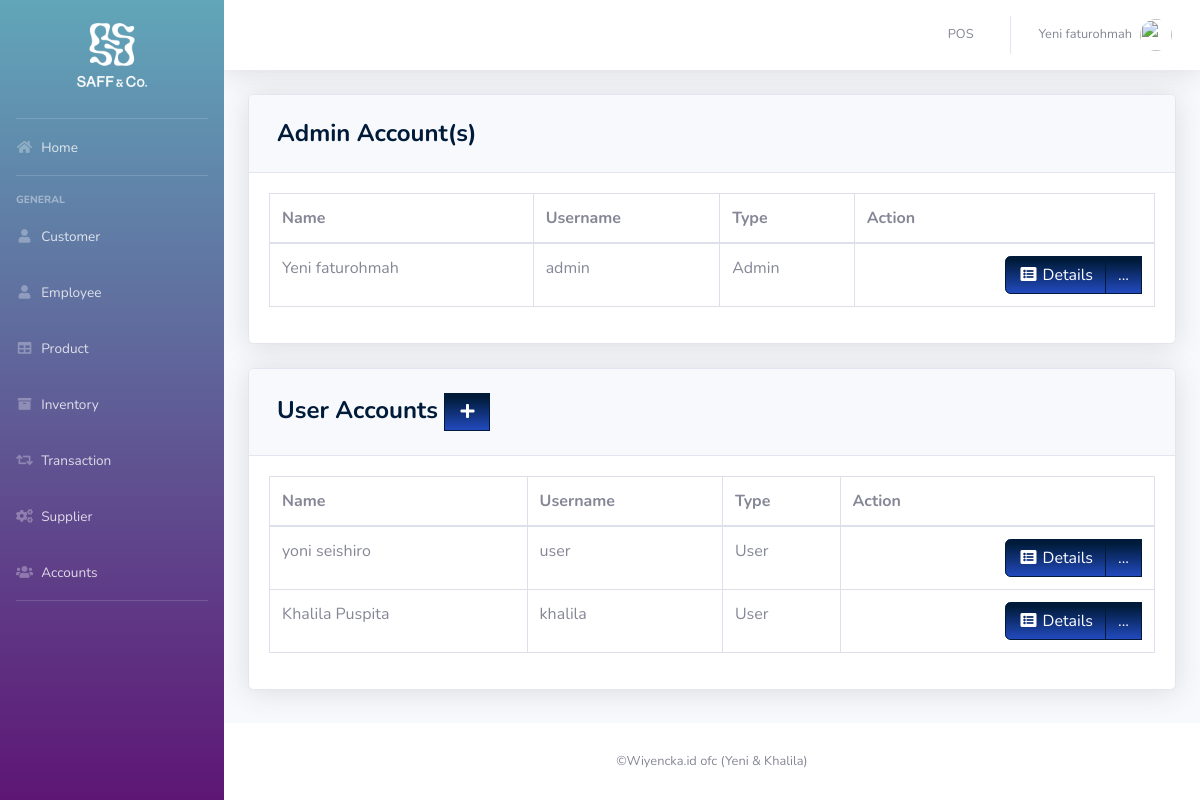
The app's page /php/user.php (signed in), older data.
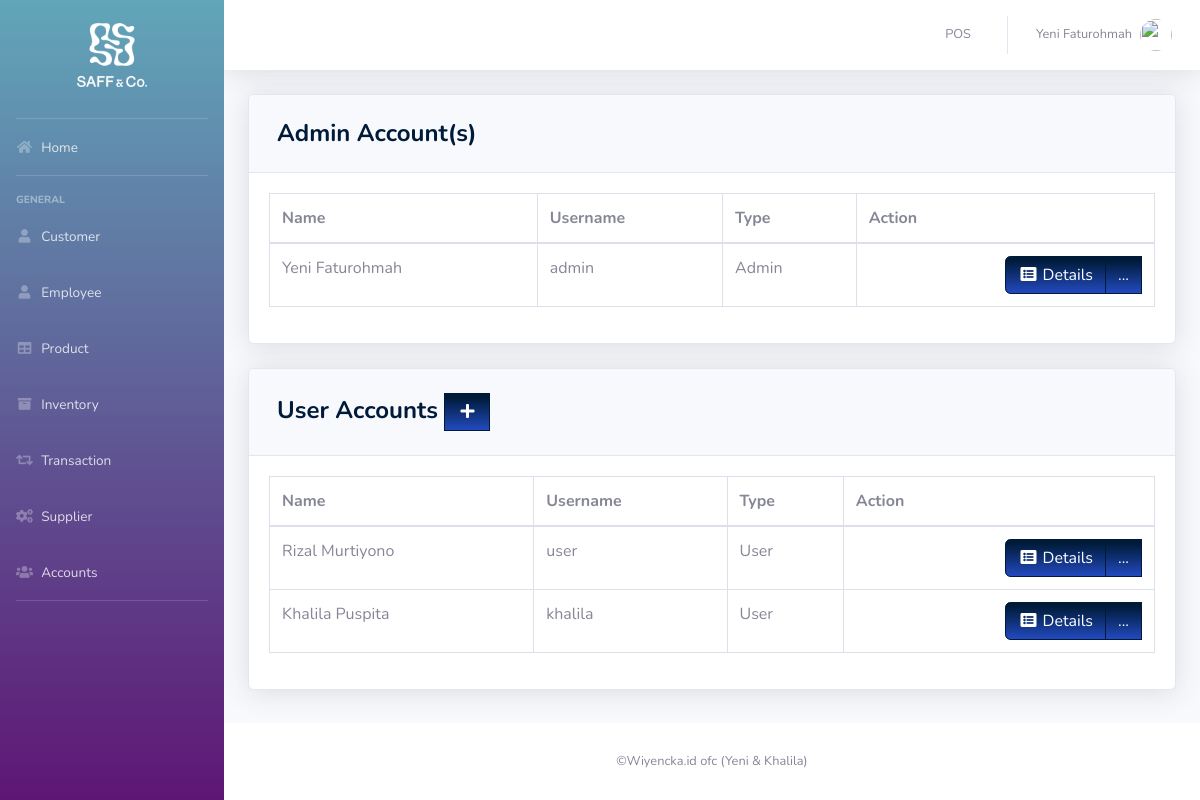
The same page, newer data.
### tables this page shows
CREATE TABLE `users` (
  `ID` int(11) NOT NULL,
  `EMPLOYEE_ID` int(11) DEFAULT NULL,
  `USERNAME` varchar(50) DEFAULT NULL,
  `PASSWORD` varchar(50) DEFAULT NULL,
  `TYPE_ID` int(11) DEFAULT NULL
);

CREATE TABLE `employee` (
  `EMPLOYEE_ID` int(11) NOT NULL,
  `FIRST_NAME` varchar(50) DEFAULT NULL,
  `LAST_NAME` varchar(50) DEFAULT NULL,
  `GENDER` varchar(50) DEFAULT NULL,
  `EMAIL` varchar(100) DEFAULT NULL,
  `PHONE_NUMBER` varchar(11) DEFAULT NULL,
  `JOB_ID` int(11) DEFAULT NULL,
  `HIRED_DATE` varchar(50) NOT NULL,
  `LOCATION_ID` int(11) DEFAULT NULL
);

CREATE TABLE `type` (
  `TYPE_ID` int(11) NOT NULL,
  `TYPE` varchar(50) DEFAULT NULL
);

### php/user.php (the view, shortened to what the changed rows need)
<?php
include '../include/connection.php';
include '../include/sidebar.php';
?>
         <div class="card shadow mb-4">
            <div class="card-body">
            <div class="table-responsive">
           <table class="table table-bordered" id="dataTable" width="100%" cellspacing="0">
               <thead>
                   <tr>
                       <th>Name</th>
                       <th>Username</th>
                       <th>Type</th>
                       <th>Action</th>
                   </tr>
               </thead>
          <tbody>
<?php
    $query = 'SELECT ID, FIRST_NAME,LAST_NAME,USERNAME, t.TYPE
              FROM users u
              JOIN employee e ON e.EMPLOYEE_ID=u.EMPLOYEE_ID
              JOIN type t ON t.TYPE_ID=u.TYPE_ID
              WHERE u.TYPE_ID=1';
        $result = mysqli_query($db, $query) or die (mysqli_error($db));
            while ($row = mysqli_fetch_assoc($result)) {
                echo '<tr>';
                echo '<td>'. $row['FIRST_NAME'].' '. $row['LAST_NAME'].'</td>';
                echo '<td>'. $row['USERNAME'].'</td>';
                echo '<td>'. $row['TYPE'].'</td>';
                      echo '<td align="right"> <div class="btn-group">
                              <a type="button" class="btn btn-primary bg-gradient-primary" href="us_searchfrm.php?action=edit & id='.$row['ID'] . '"><i class="fas fa-fw fa-list-alt"></i> Details</a>
                            <div class="btn-group">
                              <a type="button" class="btn btn-primary bg-gradient-primary dropdown no-arrow" data-toggle="dropdown" style="color:white;">
                              ... <span class="caret"></span></a>
                            <ul class="dropdown-menu text-center" role="menu">
                                <li>
                                  <a type="button" class="btn btn-warning bg-gradient-warning btn-block" style="border-radius: 0px;" href="us_edit.php?action=edit & id='.$row['ID']. '">
                                    <i class="fas fa-fw fa-edit"></i> Edit
                                  </a>
                                </li>
                                </li>
                            </ul>
                            </div>
                          </div></td>';
                echo '</tr> ';
                        }
?>
                                </tbody>
                            </table>
                        </div>
                    </div>
                  </div>
         <div class="card shadow mb-4">
            <div class="card-body">
            <div class="table-responsive">
           <table class="table table-bordered" id="dataTable" width="100%" cellspacing="0">
               <thead>
                   <tr>
                       <th>Name</th>
                       <th>Username</th>
                       <th>Type</th>
                       <th>Action</th>
                   </tr>
               </thead>
          <tbody>
<?php
    $query = 'SELECT ID, FIRST_NAME,LAST_NAME,USERNAME, t.TYPE
              FROM users u
              JOIN employee e ON e.EMPLOYEE_ID=u.EMPLOYEE_ID
              JOIN type t ON t.TYPE_ID=u.TYPE_ID
              WHERE u.TYPE_ID=2';
        $result = mysqli_query($db, $query) or die (mysqli_error($db));
            while ($row = mysqli_fetch_assoc($result)) {
                echo '<tr>';
                echo '<td>'. $row['FIRST_NAME'].' '. $row['LAST_NAME'].'</td>';
                echo '<td>'. $row['USERNAME'].'</td>';
                echo '<td>'. $row['TYPE'].'</td>';
                      echo '<td align="right"> <div class="btn-group">
                              <a type="button" class="btn btn-primary bg-gradient-primary" href="us_searchfrm.php?action=edit & id='.$row['ID'] . '"><i class="fas fa-fw fa-list-alt"></i> Details</a>
                            <div class="btn-group">
                              <a type="button" class="btn btn-primary bg-gradient-primary dropdown no-arrow" data-toggle="dropdown" style="color:white;">
                              ... <span class="caret"></span></a>
                            <ul class="dropdown-menu text-center" role="menu">
                                <li>
                                  <a type="button" class="btn btn-warning bg-gradient-warning btn-block" style="border-radius: 0px;" href="us_edit.php?action=edit & id='.$row['ID']. '">
                                    <i class="fas fa-fw fa-edit"></i> Edit
                                  </a>
                                </li>
                            </ul>
                            </div>
                          </div></td>';
                echo '</tr> ';
                        }
?>
                                </tbody>
                            </table>
                        </div>
                    </div>
                  </div>
<?php
include '../include/footer.php';
?>

### include/topbar.php (shortened to what the changed rows need)
<div id="content-wrapper" class="d-flex flex-column">
  <div id="content">
    <nav class="navbar navbar-expand navbar-light bg-white topbar mb-4 static-top shadow">
      <ul class="navbar-nav ml-auto">
        <li class="nav-item dropdown no-arrow">
          <a class="nav-link dropdown-toggle" href="#" id="userDropdown" role="button" data-toggle="dropdown" aria-haspopup="true" aria-expanded="false">
            <span class="mr-2 d-none d-lg-inline text-gray-600 small"><?php echo  $_SESSION['FIRST_NAME']. ' '.$_SESSION['LAST_NAME'] ;?></span>
            <img class="img-profile rounded-circle"
            <?php
              if($_SESSION['GENDER']=='Male'){
                echo 'src="https://encrypted-tbn0.gstatic.com/images?q=tbn:ANd9GcTS0rikanm-OEchWDtCAWQ_s1hQq1nOlQUeJr242AdtgqcdEgm0Dg"';
              }else{
                echo 'src="https://encrypted-tbn0.gstatic.com/images?q=tbn:ANd9GcSNngF0RFPjyGl4ybo78-XYxxeap88Nvsyj1_txm6L4eheH8ZBu"';
              }
            ?>>
          </a>
        </li>
      </ul>
    </nav>
    <div class="container-fluid">

Row changes from the older to the newer data that the page shows:
changed through a linked row, users "admin": EMPLOYEE_ID.LAST_NAME "faturohmah" → "Faturohmah"
changed through a linked row, users "user": EMPLOYEE_ID.FIRST_NAME "yoni" → "Rizal"; EMPLOYEE_ID.LAST_NAME "seishiro" → "Murtiyono"
Text that changed along with them:
$_SESSION['LAST_NAME']: "faturohmah" → "Faturohmah"
